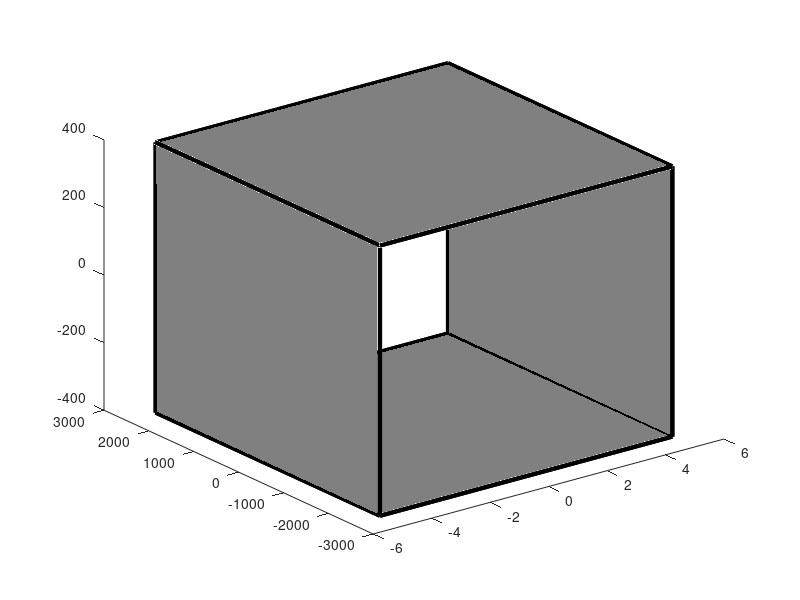

Write the MATLAB code that produced this figure.
close all;
clear all;
clc;
hold on;

length = 10;
width = 5000;
height = 800;

points = zeros(8, 3);
points(1, :) = [ length / 2 ,  width / 2  ,  height / 2];
points(2, :) = [ length / 2 , -width / 2  ,  height / 2];
points(3, :) = [-length / 2 , -width / 2  ,  height / 2];
points(4, :) = [-length / 2 ,  width / 2  ,  height / 2];
points(5, :) = [ length / 2 ,  width / 2  , -height / 2];
points(6, :) = [ length / 2 , -width / 2  , -height / 2];
points(7, :) = [-length / 2 , -width / 2  , -height / 2];
points(8, :) = [-length / 2 ,  width / 2  , -height / 2];

faces = zeros(6, 4);
faces(1, :) = [1 , 2 , 3 , 4];
faces(2, :) = [5 , 6 , 7 , 8];
faces(3, :) = [1 , 2 , 6 , 5];
faces(4, :) = [4 , 3 , 7 , 8];
faces(5, :) = [2 , 6 , 7 , 3];
faces(6, :) = [5 , 1 , 4 , 8];

tPoints = zeros(5,3);
for i = 1 : 6
    for j = 1 : 4
        tPoints(j,1) = points(faces(i,j),1);
        tPoints(j,2) = points(faces(i,j),2);
        tPoints(j,3) = points(faces(i,j),3);
    end
    tPoints(5,:) = tPoints(1,:);
    hlines = line(tPoints(:,1),tPoints(:,2),tPoints(:,3));
    set(hlines,'LineWidth',3,'Color','k','LineStyle','-');

    if (i <= 4)
        fill3(tPoints(1:4,1),tPoints(1:4,2),tPoints(1:4,3),[0.5 0.5 0.5]);
    end
end

